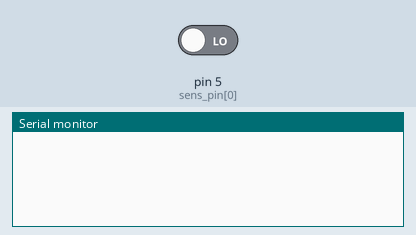
Bench run of a sketch on a simulated Arduino Uno, built with avr-gcc and run on an emulated ATmega328P. Shown: the last lines printed to the serial monitor. Inputs (shaded band) come from the test bench; at power-on: pin 5 (sens_pin[0]) LOW.

Above: at 1.2 s.
1.3 s: pin 5 (sens_pin[0]) driven HIGH
At 2.0 s:
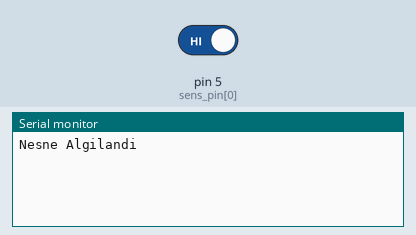
2.8 s: pin 5 (sens_pin[0]) driven LOW
At 3.2 s:
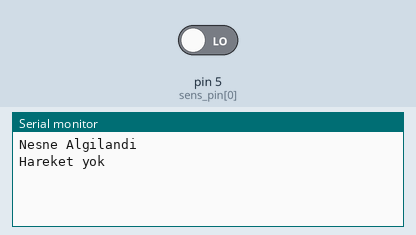

Measured:
- after the input at 1.3 s, the serial monitor: prints a new line at once (image 1)
- after the input at 2.8 s, the serial monitor: prints a new line at once (image 2)

The sketch:

pir_sens.ino
```cpp
int sens_pin[]={5};

struct sens_deger {
  int pir_deger;
};
struct sens_deger sens;
int sayac=0;
bool bayrak=false;
void setup() {
  Serial.begin(9600);
  if(!Serial)
  {
    Serial.println("Seri haberlesme baslatilamadi.");
  }
  else
  {
    for(int i=0; i<1; i++) pinMode(sens_pin[i],INPUT);
  }

}
void loop() {
  sens.pir_deger=sens_okuma(sens_pin[0]);

  if(sens.pir_deger==true & bayrak==false)
  {
    Serial.println("Nesne Algilandi");
    bayrak=!bayrak;
  }
  else if(sens.pir_deger==false & bayrak==true)
  {
    Serial.println("Hareket yok");
    bayrak=!bayrak;
  }
  delay(10);
}

int sens_okuma(int pin) {

  int sens_deg;int gelen;int dizi_limit=1;
  if(!bool(0))
  {
    sens_deg=digitalRead(pin);
  }
  int toplam[]={sens_deg};
  if(!bool(0))
  {
     gelen=toplam[sayac];
     sayac++;
     if(sayac>dizi_limit) sayac=0;
  }
  return gelen;
}
```
